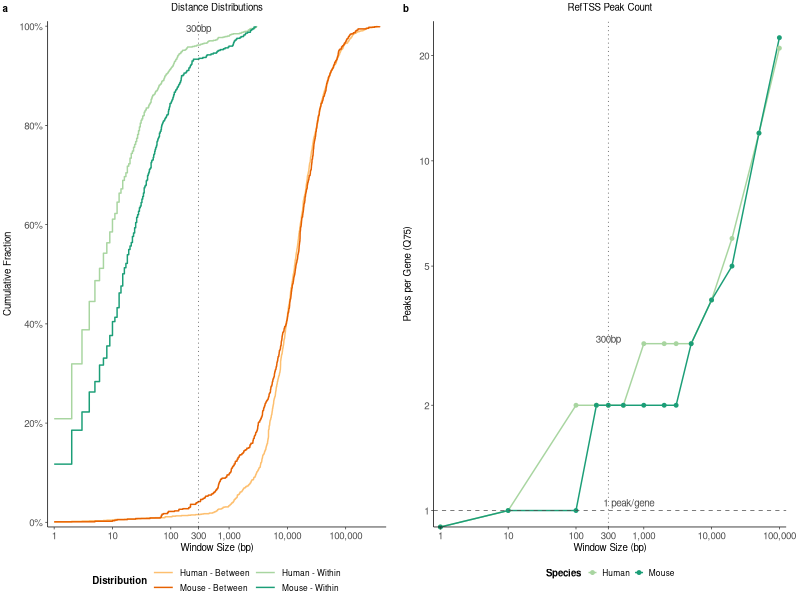

Generate this figure with R:
#!/usr/bin/env Rscript
# Create combined validation plot for TSS window threshold
# Panel A: ECDF of distance distributions
# Panel B: RefTSS peak count vs window size

library(ggplot2)
library(dplyr)
library(scales)
library(cowplot)

# Standard TUSCO color palette (matching other figures)
TUSCO_COLORS <- list(
  human_tusco = "#a8d5a0",
  mouse_tusco = "#1b9e77",
  human_gencode = "#fdbf6f",
  mouse_gencode = "#e66101"
)

# ============================================================================
# Panel A: Load distance data for ECDF
# ============================================================================

# Read human data
hsa_within <- read.table(
  "tss_within_gene_distances_corrected_human.tsv",
  header = TRUE,
  sep = "\t",
  stringsAsFactors = FALSE
)

hsa_between <- read.table(
  "tss_between_gene_distances_corrected_human.tsv",
  header = TRUE,
  sep = "\t",
  stringsAsFactors = FALSE
)

# Read mouse data
mmu_within <- read.table(
  "tss_within_gene_distances_corrected_mouse.tsv",
  header = TRUE,
  sep = "\t",
  stringsAsFactors = FALSE
)

mmu_between <- read.table(
  "tss_between_gene_distances_corrected_mouse.tsv",
  header = TRUE,
  sep = "\t",
  stringsAsFactors = FALSE
)

cat("Distance data loaded:\n")
cat(sprintf("  Human within-gene: %s genes\n", format(nrow(hsa_within), big.mark = ",")))
cat(sprintf("  Human between-gene: %s genes\n", format(nrow(hsa_between), big.mark = ",")))
cat(sprintf("  Mouse within-gene: %s genes\n", format(nrow(mmu_within), big.mark = ",")))
cat(sprintf("  Mouse between-gene: %s genes\n", format(nrow(mmu_between), big.mark = ",")))

# Calculate key statistics at 300bp threshold
threshold <- 300

hsa_pct_within <- 100 * mean(hsa_within$distance_to_reftss <= threshold)
hsa_pct_collision <- 100 * mean(hsa_between$distance_to_other_gene <= threshold)

mmu_pct_within <- 100 * mean(mmu_within$distance_to_reftss <= threshold)
mmu_pct_collision <- 100 * mean(mmu_between$distance_to_other_gene <= threshold)

cat("\nStatistics at 300bp threshold:\n")
cat(sprintf("  Human within-gene (≤300bp): %.1f%% (sensitivity)\n", hsa_pct_within))
cat(sprintf("  Human between-gene (≤300bp): %.1f%% (collision rate)\n", hsa_pct_collision))
cat(sprintf("  Mouse within-gene (≤300bp): %.1f%% (sensitivity)\n", mmu_pct_within))
cat(sprintf("  Mouse between-gene (≤300bp): %.1f%% (collision rate)\n", mmu_pct_collision))

# Prepare combined data for ECDF
hsa_within$Species <- "Human"
hsa_within$Distribution <- "Within"
hsa_within$distance <- hsa_within$distance_to_reftss

hsa_between$Species <- "Human"
hsa_between$Distribution <- "Between"
hsa_between$distance <- hsa_between$distance_to_other_gene

mmu_within$Species <- "Mouse"
mmu_within$Distribution <- "Within"
mmu_within$distance <- mmu_within$distance_to_reftss

mmu_between$Species <- "Mouse"
mmu_between$Distribution <- "Between"
mmu_between$distance <- mmu_between$distance_to_other_gene

# Combine all data
ecdf_data <- rbind(
  data.frame(distance = hsa_within$distance, Species = hsa_within$Species, Distribution = hsa_within$Distribution),
  data.frame(distance = hsa_between$distance, Species = hsa_between$Species, Distribution = hsa_between$Distribution),
  data.frame(distance = mmu_within$distance, Species = mmu_within$Species, Distribution = mmu_within$Distribution),
  data.frame(distance = mmu_between$distance, Species = mmu_between$Species, Distribution = mmu_between$Distribution)
)

ecdf_data$Category <- paste(ecdf_data$Species, ecdf_data$Distribution, sep = " - ")

# Color and linetype schemes (matching TUSCO palette)
# Within-gene uses TUSCO colors (greens), Between-gene uses GENCODE colors (oranges)
colors <- c(
  "Human - Within" = TUSCO_COLORS$human_tusco, # Green for human TUSCO
  "Human - Between" = TUSCO_COLORS$human_gencode, # Orange for human GENCODE
  "Mouse - Within" = TUSCO_COLORS$mouse_tusco, # Dark green for mouse TUSCO
  "Mouse - Between" = TUSCO_COLORS$mouse_gencode # Dark orange for mouse GENCODE
)

linetypes <- c(
  "Human - Within" = "solid",
  "Human - Between" = "solid",
  "Mouse - Within" = "solid",
  "Mouse - Between" = "solid"
)

# ============================================================================
# Panel B: Load peak count data
# ============================================================================

hsa_peaks <- read.table(
  "reftss_peak_counts_by_window_human.tsv",
  header = TRUE,
  sep = "\t",
  stringsAsFactors = FALSE
)

mmu_peaks <- read.table(
  "reftss_peak_counts_by_window_mouse.tsv",
  header = TRUE,
  sep = "\t",
  stringsAsFactors = FALSE
)

cat("\nPeak count data loaded:\n")
cat(sprintf("  Human: %d window sizes\n", nrow(hsa_peaks)))
cat(sprintf("  Mouse: %d window sizes\n", nrow(mmu_peaks)))

# Prepare peak count data
hsa_peaks$Species <- "Human"
mmu_peaks$Species <- "Mouse"

peak_data <- rbind(hsa_peaks, mmu_peaks)

# ============================================================================
# Create Panel A: ECDF plot
# ============================================================================

p_ecdf <- ggplot(ecdf_data, aes(x = distance, color = Category, linetype = Category)) +
  stat_ecdf(geom = "step", linewidth = 0.5, pad = FALSE) +

  # Add vertical line at 300bp
  geom_vline(xintercept = threshold, linetype = "dotted", color = "gray30", linewidth = 0.25) +

  # Add threshold annotation
  annotate("text",
    x = threshold,
    y = 0.98,
    label = "300bp",
    hjust = 0.5,
    vjust = -0.5,
    size = 2.5,
    color = "gray30",
    fontface = "plain"
  ) +

  # Scale and labels (log scale, no limit - show full data range)
  scale_x_log10(
    breaks = c(1, 10, 100, 300, 1000, 10000, 100000),
    labels = comma,
    expand = expansion(mult = c(0.02, 0.02))
  ) +
  scale_y_continuous(
    breaks = seq(0, 1, 0.2),
    labels = percent_format(accuracy = 1),
    expand = c(0.01, 0)
  ) +
  coord_cartesian(clip = "off") +
  scale_color_manual(values = colors) +
  scale_linetype_manual(values = linetypes) +
  guides(
    color = guide_legend(nrow = 2, byrow = TRUE),
    linetype = guide_legend(nrow = 2, byrow = TRUE)
  ) +

  # Labels and theme (matching TUSCO figure standards)
  labs(
    title = "Distance Distributions",
    x = "Window Size (bp)",
    y = "Cumulative Fraction",
    color = "Distribution",
    linetype = "Distribution"
  ) +
  theme_classic(base_size = 7, base_family = "Helvetica") +
  theme(
    panel.grid.major = element_blank(),
    panel.grid.minor = element_blank(),
    axis.line = element_line(linewidth = 0.25),
    axis.ticks = element_line(linewidth = 0.25),
    legend.position = "bottom",
    legend.box = "horizontal",
    legend.direction = "horizontal",
    legend.background = element_rect(fill = "white", color = NA),
    legend.title = element_text(face = "bold", size = 7),
    legend.text = element_text(size = 6),
    legend.key.size = unit(0.5, "lines"),
    legend.key.width = unit(0.6, "cm"),
    legend.spacing.x = unit(0.1, "cm"),
    plot.title = element_text(face = "plain", size = 7, hjust = 0.5, margin = margin(b = 6)),
    axis.title = element_text(size = 7),
    axis.title.y = element_text(size = 7, margin = margin(r = 4)),
    axis.text = element_text(size = 7),
    plot.margin = margin(2, 10, 2, 2)
  )

# ============================================================================
# Create Panel B: Peak count plot
# ============================================================================

p_peaks <- ggplot(peak_data, aes(x = window_size, y = q75, color = Species)) +
  # Add Q75 lines (75th percentile - 25% of genes have more peaks)
  geom_line(linewidth = 0.5) +
  geom_point(size = 1) +


  # Add horizontal line at y=1.0
  geom_hline(yintercept = 1.0, linetype = "dashed", color = "gray30", linewidth = 0.25) +

  # Add vertical line at 300bp
  geom_vline(xintercept = threshold, linetype = "dotted", color = "gray30", linewidth = 0.25) +

  # Add annotations
  annotate("text",
    x = threshold,
    y = max(peak_data$q75[peak_data$window_size <= 1500]) * 0.98,
    label = "300bp",
    hjust = 0.5,
    vjust = -0.5,
    size = 2.5,
    color = "gray30",
    fontface = "plain"
  ) +
  annotate("text",
    x = 1500 * 0.95,
    y = 1.0,
    label = "1 peak/gene",
    hjust = 1,
    vjust = -0.5,
    size = 2.5,
    color = "gray30",
    fontface = "plain"
  ) +

  # Scale and labels (log scale, same range as Panel A)
  scale_x_log10(
    breaks = c(1, 10, 100, 300, 1000, 10000, 100000),
    labels = comma,
    expand = expansion(mult = c(0.02, 0.02))
  ) +
  scale_y_log10(
    breaks = c(0.1, 0.5, 1, 2, 5, 10, 20),
    labels = comma,
    expand = c(0.02, 0.02)
  ) +
  coord_cartesian(clip = "off") +
  scale_color_manual(
    values = c("Human" = TUSCO_COLORS$human_tusco, "Mouse" = TUSCO_COLORS$mouse_tusco)
  ) +
  scale_fill_manual(
    values = c("Human" = TUSCO_COLORS$human_tusco, "Mouse" = TUSCO_COLORS$mouse_tusco)
  ) +

  # Labels and theme (matching TUSCO figure standards)
  labs(
    title = "RefTSS Peak Count",
    x = "Window Size (bp)",
    y = "Peaks per Gene (Q75)",
    color = "Species",
    fill = "Species"
  ) +
  theme_classic(base_size = 7, base_family = "Helvetica") +
  theme(
    panel.grid.major = element_blank(),
    panel.grid.minor = element_blank(),
    axis.line = element_line(linewidth = 0.25),
    axis.ticks = element_line(linewidth = 0.25),
    legend.position = "bottom",
    legend.box = "horizontal",
    legend.direction = "horizontal",
    legend.background = element_rect(fill = "white", color = NA),
    legend.title = element_text(face = "bold", size = 7),
    legend.text = element_text(size = 6),
    legend.key.size = unit(0.5, "lines"),
    plot.title = element_text(face = "plain", size = 7, hjust = 0.5, margin = margin(b = 6)),
    axis.title = element_text(size = 7),
    axis.title.y = element_text(size = 7, margin = margin(r = 4)),
    axis.text = element_text(size = 7),
    plot.margin = margin(2, 10, 2, 2)
  ) +
  coord_cartesian(clip = "off")

# ============================================================================
# Combine panels and save
# ============================================================================

# Combine using cowplot (matching figure 5 style)
p_combined <- plot_grid(
  p_ecdf, p_peaks,
  ncol = 2,
  rel_widths = c(1, 1),
  align = "h",
  axis = "tb",
  labels = c("a", "b"),
  label_size = 7,
  label_fontface = "bold"
)

# Save combined plot (Nature double column width: 7.09 inches)
ggsave("tss_validation_combined.pdf", p_combined, width = 7.09, height = 3.55, units = "in", dpi = 300)
cat("\nCombined plot saved to: tss_validation_combined.pdf\n")
cat("  Dimensions: 7.09\" x 3.55\" (Nature double column)\n")

# ============================================================================
# Print interpretation
# ============================================================================

cat("\n", paste(rep("=", 80), collapse = ""), "\n", sep = "")
cat("INTERPRETATION\n")
cat(paste(rep("=", 80), collapse = ""), "\n", sep = "")

cat("\nPANEL A (Distance Distributions):\n")
cat(sprintf(
  "  Human: %.1f%% sensitivity, %.1f%% collision rate at 300bp\n",
  hsa_pct_within, hsa_pct_collision
))
cat(sprintf(
  "  Mouse: %.1f%% sensitivity, %.1f%% collision rate at 300bp\n",
  mmu_pct_within, mmu_pct_collision
))
cat("  → 300bp window captures canonical TSSs with minimal false positives\n")

cat("\nPANEL B (RefTSS Peak Count):\n")
cat("  At 300bp:\n")
cat(sprintf(
  "    Human: median=%.2f peaks/gene (Q25=%.2f, Q75=%.2f)\n",
  hsa_peaks$median[hsa_peaks$window_size == 300],
  hsa_peaks$q25[hsa_peaks$window_size == 300],
  hsa_peaks$q75[hsa_peaks$window_size == 300]
))
cat(sprintf(
  "    Mouse: median=%.2f peaks/gene (Q25=%.2f, Q75=%.2f)\n",
  mmu_peaks$median[mmu_peaks$window_size == 300],
  mmu_peaks$q25[mmu_peaks$window_size == 300],
  mmu_peaks$q75[mmu_peaks$window_size == 300]
))
cat("  → Window captures ~1 peak per gene, avoiding over-inclusion\n")

cat("\nKEY FINDINGS:\n")
cat("  1. High sensitivity (>93%): Most genes have refTSS within 300bp\n")
cat("  2. Low collision rate (<3%): Few genes have other genes' TSS within 300bp\n")
cat("  3. Optimal peak count: ~1 refTSS per gene at 300bp\n")
cat("  4. Clear validation: 300bp is optimal threshold for TSS filtering\n")

cat("\n", paste(rep("=", 80), collapse = ""), "\n", sep = "")
